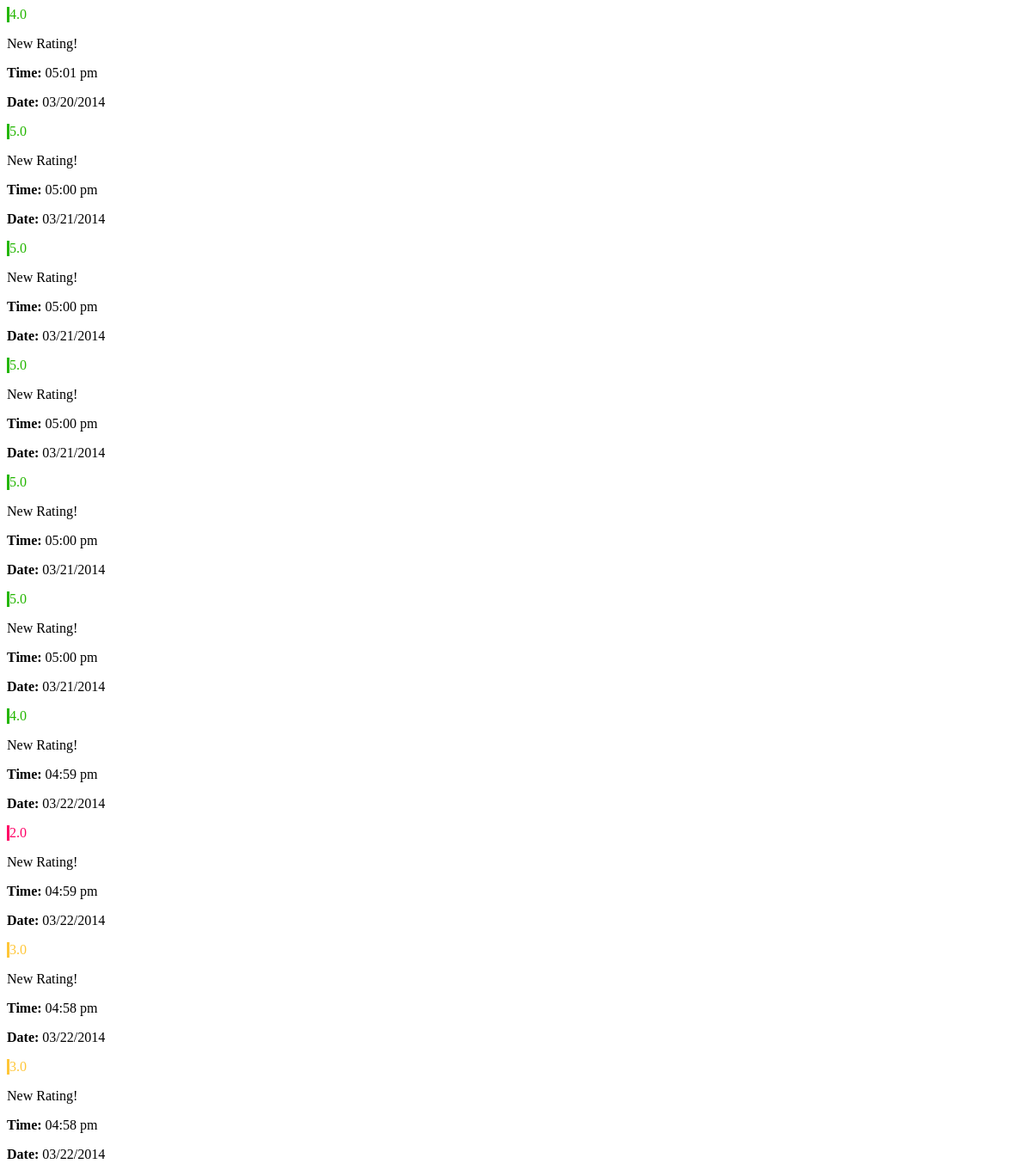
The app's page /modules/ratings.php (signed in) with its own data.
### tables this page shows
CREATE TABLE IF NOT EXISTS `customers` (
  `customer_id` int(255) NOT NULL AUTO_INCREMENT,
  `business_id` int(255) NOT NULL,
  `user_latitude` varchar(255) NOT NULL,
  `user_longitude` varchar(255) NOT NULL,
  `user_date` varchar(255) NOT NULL,
  `user_time` varchar(255) NOT NULL,
  `response_id` varchar(255) NOT NULL,
  PRIMARY KEY (`customer_id`)
);

CREATE TABLE IF NOT EXISTS `responses` (
  `response_id` int(255) NOT NULL AUTO_INCREMENT,
  `question_id` int(255) NOT NULL,
  `customer_id` int(255) NOT NULL,
  `business_id` int(255) NOT NULL,
  `answer` varchar(255) NOT NULL,
  `response_date` varchar(255) NOT NULL,
  `response_time` varchar(255) NOT NULL,
  PRIMARY KEY (`response_id`)
);

### modules/ratings.php (the view, shortened to what this page needs)
<?php
if(isset($_SESSION['username'])) {
  $usr = $_SESSION['username'];
}
if(isset($_SESSION['email'])) {
  $email = $_SESSION['email'];
}
	$sql = mysql_query("SELECT * FROM owners WHERE username='$usr' AND email='$email' LIMIT 1") or die(mysql_error());
	if(mysql_num_rows($sql) == 1){
		$row = mysql_fetch_array($sql);
	    $business_id = $row['business_id'];
	}
				$result = mysql_query("SELECT customer_id FROM customers WHERE business_id='$business_id' ORDER BY customer_id DESC LIMIT 10");
				while($row = mysql_fetch_array($result)){
				  $cbid = $row['customer_id'];
				  $sql = mysql_query("SELECT * FROM customers WHERE customer_id='$cbid'") or die(mysql_error(23));
				  if(mysql_num_rows($sql) == 1){
						$row = mysql_fetch_array($sql);
						$response_unsorted = $row['response_id'];
				        $response_array = explode(",",$response_unsorted);
				        $length = count($response_array);
				        $number = 0;
				        for ($j = 0; $j < $length; $j++) {
				        	$response_id = $response_array[$j];
				        	$sql = mysql_query("SELECT * FROM responses WHERE response_id='$response_id'") or die (mysql_error()."25");
				        	if(mysql_num_rows($sql) == 1){
				        		$row = mysql_fetch_array($sql);
				        		$date_response = date("m/d/Y", strtotime($row['response_date']));
				        		$time_response = date("h:i a", strtotime($row['response_time']));
				        		$answer_counter = $row['answer'];
				        		if($answer_counter=='yes') {
				        			$number++;
				        		}
				        	}
				        }
				        if ($number == 5 || $number == 4){
				        	$color = '#24B600';
				        	$bgcolor = 'rgba(36, 182, 0, 0.09)';
				        } elseif ($number == 3) {
				        	$color = '#FFC637';
				        	$bgcolor = 'rgba(255, 198, 55, 0.17)';
				        } elseif ($number == 2 || $number == 1 || $number == 0) {
				        	$color = '#FF0066';
				        	$bgcolor = 'rgba(255, 0, 102, 0.07)';
				        }
				        $number = number_format((float)$number, 1, '.', '');
				        echo "
				        		<style>
				        			#notifiction_".$response_id.":hover{
				        				background-color: ".$bgcolor.";
				        				transition: all 0.3s ease;
				        			}
				        			.notification_hover{
				        				background-color:#000;
				        				width: 200px;
				        				height: 80px;
				        				position: absolute;
				        				right: 20px;
				        			}
				        			#notifiction_".$response_id.":hover > #hover_".$response_id."{
				        				border: 1px solid #F00;
				        			}
				        		</style>
								<div id=\"notifiction_".$response_id."\" class=\"notification\">
									<div class=\"notification_rating col-xs-4 col-sm-4 col-md-4 col-lg-4\" style=\"color: ".$color."; border-left: 3px solid ".$color.";\">".$number."</div>
									<div class=\"notification_info col-xs-8 col-sm-8 col-md-8 col-lg-8\">
										<p>New Rating!</p>
										<p><b>Time:&nbsp;</b>".$time_response."</p>
										<p><b>Date:&nbsp;</b>".$date_response."</p>
									</div>
								</div>
							";
					}
				}
				?>

### records on screen
customers: number "4.0", responses.response_time "05:01 pm", responses.response_date "03/20/2014"
customers: number "5.0", responses.response_time "05:00 pm", responses.response_date "03/21/2014"
customers: number "5.0", responses.response_time "05:00 pm", responses.response_date "03/21/2014"
customers: number "5.0", responses.response_time "05:00 pm", responses.response_date "03/21/2014"
customers: number "5.0", responses.response_time "05:00 pm", responses.response_date "03/21/2014"
customers: number "5.0", responses.response_time "05:00 pm", responses.response_date "03/21/2014"
customers: number "4.0", responses.response_time "04:59 pm", responses.response_date "03/22/2014"
customers: number "2.0", responses.response_time "04:59 pm", responses.response_date "03/22/2014"
customers: number "3.0", responses.response_time "04:58 pm", responses.response_date "03/22/2014"
customers: number "3.0", responses.response_time "04:58 pm", responses.response_date "03/22/2014"
